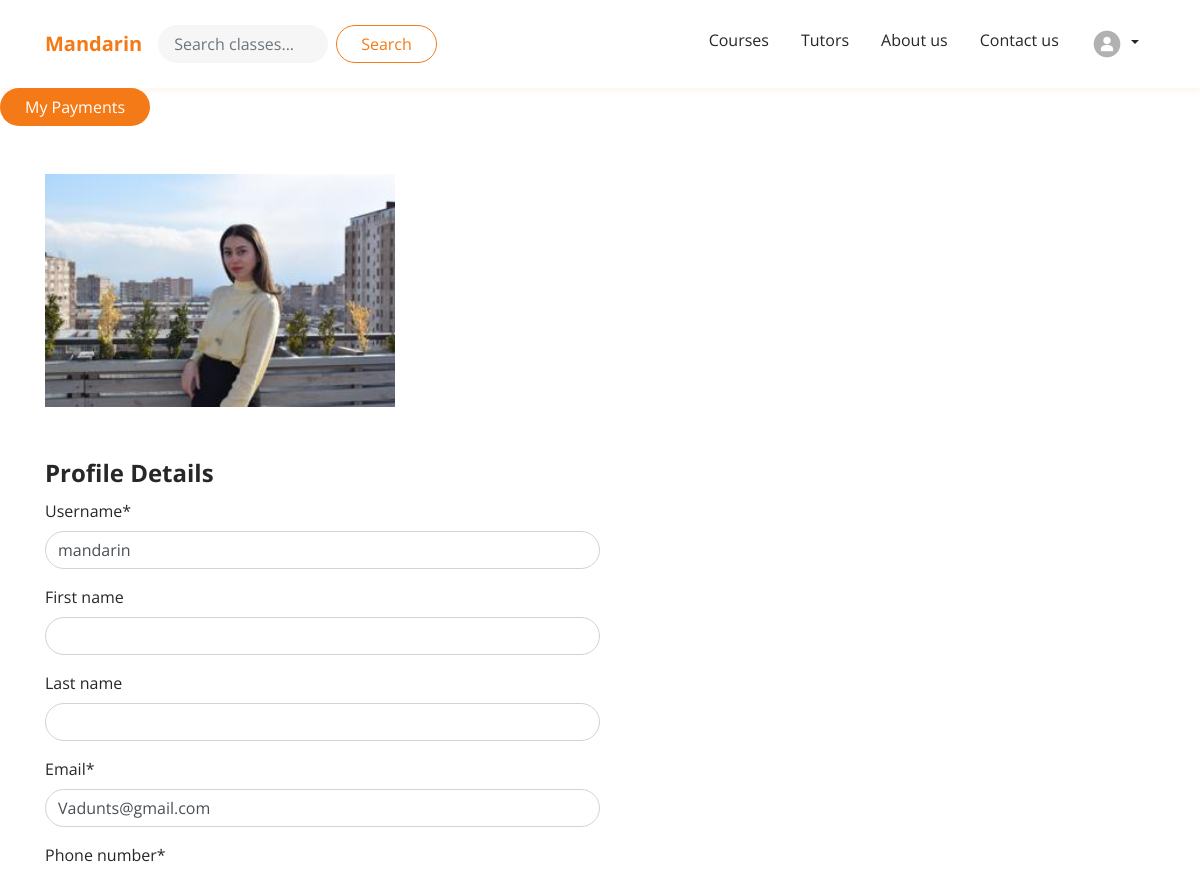
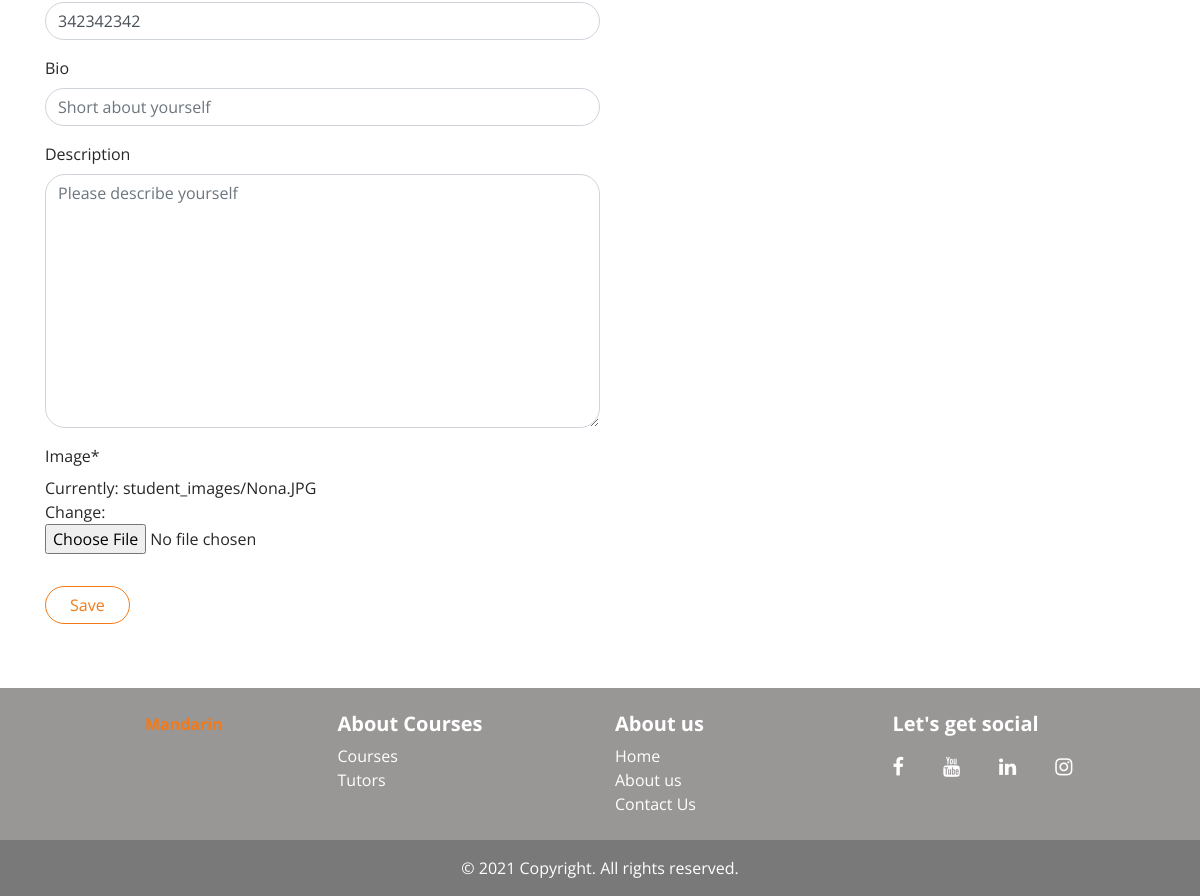
The app's page /update_profile/ (signed in) with its own data (2 pictures, top to bottom).
### users/models.py (models this page shows, shortened)
class User(AbstractUser):
    is_student = models.BooleanField(default=True)
    is_teacher = models.BooleanField(default=False)
    phone_number = models.CharField(max_length=50, null=True, blank=True)

class Student(models.Model):
    user = models.OneToOneField(User, on_delete=models.CASCADE)
    bio = models.CharField(null=True, blank=True, max_length=300)
    image = models.ImageField(upload_to='student_images/', default='avatar.gif')
    mandarins = models.IntegerField(null=True, default=0)
    description = models.TextField(null=True, blank=True)
    verified = models.BooleanField(default=False)

### users/views.py (the view, shortened to what this page needs)
# urls.py: path('update_profile/', user_views.update_profile, name='update_profile'),
@login_required
def update_profile(request):
    if request.user.is_student:
        cur_student = Student.objects.get(user=request.user)
        if request.method == 'POST':
            u_form = UserUpdateForm(request.POST, instance=request.user)
            p_form = StudentUpdateForm(request.POST,
                                       request.FILES,
                                       instance=cur_student)
            if u_form.is_valid() and p_form.is_valid():
                u_form.save()
                p_form.save()
                messages.success(request, f'Your account has been updated!')
                return redirect('profile')
        else:
            u_form = UserUpdateForm(instance=request.user)
            p_form = StudentUpdateForm(instance=cur_student)
        context = {
            'u_form': u_form,
            'p_form': p_form
        }
    return render(request, 'users/profile_update.html', context)

### users/forms.py
class UserUpdateForm(forms.ModelForm):
    email = forms.EmailField()
    first_name = forms.CheckboxInput()
    class Meta:
        model = User
        fields = ['username', 'first_name', 'last_name', 'email', 'phone_number']
        help_texts = {
            'username': None
        }
    def __init__(self, *args, **kwargs):
        super(UserUpdateForm, self).__init__(*args, **kwargs)
        self.fields['phone_number'].required = True

class StudentUpdateForm(forms.ModelForm):
    class Meta:
        model = Student
        fields = ['bio','description','image']
        widgets = {
            'bio': forms.TextInput(attrs={'placeholder': 'Short about yourself'}),
            'description': forms.Textarea(attrs={'placeholder': 'Please describe yourself'}),
        }
    def __init__(self, *args, **kwargs):
        super(StudentUpdateForm, self).__init__(*args, **kwargs)
        self.fields['bio'].required = False
        self.fields['description'].required = False

### users/templates/users/profile_update.html (shortened to what this page needs)
{% extends "base.html" %} {% load crispy_forms_tags %} {% block content %}
<button class="btn secondary-button" type="submit">
      <a href="{% url 'payments' %}">My Payments</a>
</button>
<div class="container py-5">
  <div class="row profile-header">
    <div class="col-lg-4 col-md-5 col-sm-12">
      {% if user.is_teacher %}
        <img class="account-img" src="{{ user.teacher.image.url }}" />
      {% else %}
        <img class="account-img" src="{{ user.student.image.url }}" />
      {% endif %}
    </div>
    <div class="col-lg-8 col-md-7 col-sm-12">
    </div>
  </div>
  <div class="profile-details pt-5">
    <form method="POST" enctype="multipart/form-data">
      <fieldset class="form-group">
        <legend class="font-weight-bold">Profile Details</legend>
        {{ u_form|crispy }} {{ p_form|crispy }}
      </fieldset>
      <div class="form-group">
        <button class="btn main-button" type="submit">Save</button>
      </div>
    </form>
  </div>
</div>
{% endblock content %}

### courses/static/products/main.css (style rules this page uses)
* { box-sizing: border-box; }
body { font-family: 'Open sans'; color: #272727; font-size: 16px; position: relative; margin: 0; padding: 0; }
.container { position: relative; }
a, a:hover { color: #272727; text-decoration: none; }
.main-button { color: #f47a17; border: 1px solid #f47a17; border-radius: 20px; padding: 6px 24px; white-space: nowrap; }
.secondary-button { border-radius: 20px; background-color: #f47a17; color: #ffffff; padding: 6px 24px; white-space: nowrap; }
.secondary-button a { color: #ffffff; }
.profile-header { row-gap: 16px; }
.profile-details .form-control { border-radius: 20px; }
.profile-details { width: 50%; }
.account-img { width: 100%; max-height: 300px; object-fit: cover; }

### records on screen
User: student.image (picture), username "mandarin", email "Vadunts@gmail.com", phone_number "342342342"
